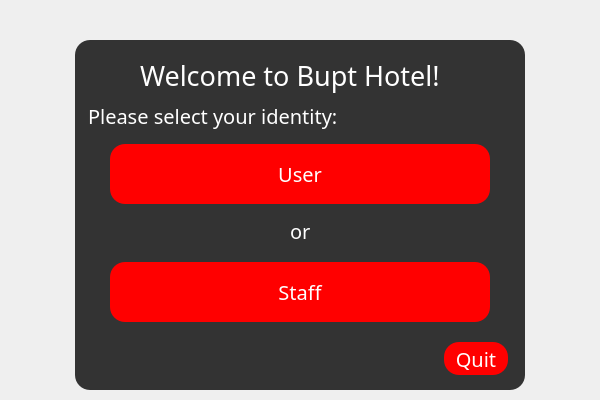
<?xml version="1.0" encoding="UTF-8"?>
<ui version="4.0">
 <class>Form</class>
 <widget class="QWidget" name="Form">
  <property name="geometry">
   <rect>
    <x>0</x>
    <y>0</y>
    <width>600</width>
    <height>400</height>
   </rect>
  </property>
  <property name="sizePolicy">
   <sizepolicy hsizetype="Fixed" vsizetype="Fixed">
    <horstretch>0</horstretch>
    <verstretch>0</verstretch>
   </sizepolicy>
  </property>
  <property name="minimumSize">
   <size>
    <width>600</width>
    <height>400</height>
   </size>
  </property>
  <property name="maximumSize">
   <size>
    <width>600</width>
    <height>400</height>
   </size>
  </property>
  <property name="windowTitle">
   <string>波普特酒店温控系统</string>
  </property>
  <property name="windowIcon">
   <iconset resource="../img.qrc">
    <normaloff>:/icon/images/xiaohui.png</normaloff>:/icon/images/xiaohui.png</iconset>
  </property>
  <property name="styleSheet">
   <string notr="true">*{
	font-family:century gothic;
}

#Form{
	background:url(:/picture/images/background.jpg);
}

QFrame
{
	background:#333;
	border-radius:15px;
}


QToolButton
{

background:red;
border-radius:60px;
}

QLabel
{
	color:white;
}

QPushButton
{

background:red;
color:white;
border-radius:15px;
}

QPushButton:hover
{

color:red;
border-radius:15px;
background:#49ebff;
}

QLineEdit
{

background:transparent;
border:none;
color:white;
border-bottom:1px solid #717072;
}		</string>
  </property>
  <widget class="QFrame" name="frame">
   <property name="geometry">
    <rect>
     <x>75</x>
     <y>40</y>
     <width>450</width>
     <height>350</height>
    </rect>
   </property>
   <property name="font">
    <font>
     <family>century gothic</family>
    </font>
   </property>
   <property name="styleSheet">
    <string notr="true"/>
   </property>
   <property name="frameShape">
    <enum>QFrame::StyledPanel</enum>
   </property>
   <property name="frameShadow">
    <enum>QFrame::Raised</enum>
   </property>
   <widget class="QLabel" name="label_title_2">
    <property name="geometry">
     <rect>
      <x>65</x>
      <y>12</y>
      <width>358</width>
      <height>46</height>
     </rect>
    </property>
    <property name="sizePolicy">
     <sizepolicy hsizetype="Expanding" vsizetype="Expanding">
      <horstretch>0</horstretch>
      <verstretch>0</verstretch>
     </sizepolicy>
    </property>
    <property name="font">
     <font>
      <family>century gothic</family>
      <pointsize>20</pointsize>
     </font>
    </property>
    <property name="text">
     <string>Welcome to Bupt Hotel!</string>
    </property>
   </widget>
   <widget class="QPushButton" name="pushButton_quit">
    <property name="geometry">
     <rect>
      <x>369</x>
      <y>302</y>
      <width>64</width>
      <height>33</height>
     </rect>
    </property>
    <property name="sizePolicy">
     <sizepolicy hsizetype="Expanding" vsizetype="Expanding">
      <horstretch>0</horstretch>
      <verstretch>0</verstretch>
     </sizepolicy>
    </property>
    <property name="font">
     <font>
      <family>century gothic</family>
      <pointsize>15</pointsize>
     </font>
    </property>
    <property name="text">
     <string>Quit</string>
    </property>
   </widget>
   <widget class="QPushButton" name="pushButton_manager">
    <property name="geometry">
     <rect>
      <x>35</x>
      <y>222</y>
      <width>380</width>
      <height>60</height>
     </rect>
    </property>
    <property name="sizePolicy">
     <sizepolicy hsizetype="Expanding" vsizetype="Expanding">
      <horstretch>0</horstretch>
      <verstretch>0</verstretch>
     </sizepolicy>
    </property>
    <property name="font">
     <font>
      <family>century gothic</family>
      <pointsize>15</pointsize>
     </font>
    </property>
    <property name="text">
     <string>Staff</string>
    </property>
   </widget>
   <widget class="QPushButton" name="pushButton_user">
    <property name="geometry">
     <rect>
      <x>35</x>
      <y>104</y>
      <width>380</width>
      <height>60</height>
     </rect>
    </property>
    <property name="sizePolicy">
     <sizepolicy hsizetype="Expanding" vsizetype="Expanding">
      <horstretch>0</horstretch>
      <verstretch>0</verstretch>
     </sizepolicy>
    </property>
    <property name="font">
     <font>
      <family>century gothic</family>
      <pointsize>15</pointsize>
     </font>
    </property>
    <property name="text">
     <string>User</string>
    </property>
   </widget>
   <widget class="QLabel" name="label_title_3">
    <property name="geometry">
     <rect>
      <x>13</x>
      <y>53</y>
      <width>259</width>
      <height>46</height>
     </rect>
    </property>
    <property name="sizePolicy">
     <sizepolicy hsizetype="Expanding" vsizetype="Expanding">
      <horstretch>0</horstretch>
      <verstretch>0</verstretch>
     </sizepolicy>
    </property>
    <property name="font">
     <font>
      <family>century gothic</family>
      <pointsize>15</pointsize>
     </font>
    </property>
    <property name="text">
     <string>Please select your identity:</string>
    </property>
   </widget>
   <widget class="QLabel" name="label_title_4">
    <property name="geometry">
     <rect>
      <x>215</x>
      <y>168</y>
      <width>27</width>
      <height>46</height>
     </rect>
    </property>
    <property name="sizePolicy">
     <sizepolicy hsizetype="Expanding" vsizetype="Expanding">
      <horstretch>0</horstretch>
      <verstretch>0</verstretch>
     </sizepolicy>
    </property>
    <property name="font">
     <font>
      <family>century gothic</family>
      <pointsize>15</pointsize>
     </font>
    </property>
    <property name="text">
     <string>or</string>
    </property>
   </widget>
  </widget>
 </widget>
 <resources>
  <include location="../img.qrc"/>
 </resources>
 <connections/>
</ui>
